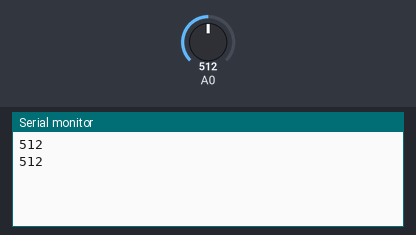
Recording of a sketch running on a simulated Arduino Uno, built with avr-gcc and run on an emulated ATmega328P. On the bench: the last lines printed to the serial monitor. The test bench sets the inputs (shaded band); at power-on: A0 = 512.

Above: at 1.8 s.
1.9 s: A0 set to 313
At 2.6 s:
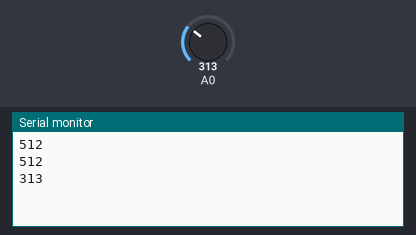
3.4 s: A0 set to 292
At 4.8 s:
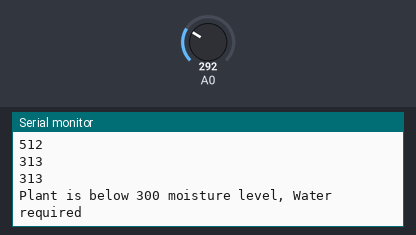

Measured:
- the behaviour switches between 300 and 299 on A0 (found by bisection; images 1 and 2)
- after the input at 1.9 s, the serial monitor: prints a new line after 0.10 s (image 1)
- after the input at 3.4 s, the serial monitor: prints a new line after 0.60 s (image 2)

The sketch:

smartPlant.ino
```cpp
void setup() {
  // put your setup code here, to run once:
  Serial.begin(9600);// open serial port, set the baud rate as 9600 bps
}

void loop() {
  // put your main code here, to run repeatedly:
  int val;
  val = analogRead(0);
  if (val < 300) {
  Serial.println("Plant is below 300 moisture level, Water required");
  digitalWrite(LED_BUILTIN, HIGH);
  }

  else {
  Serial.println(val);
  }
  delay(1000);
}
```
